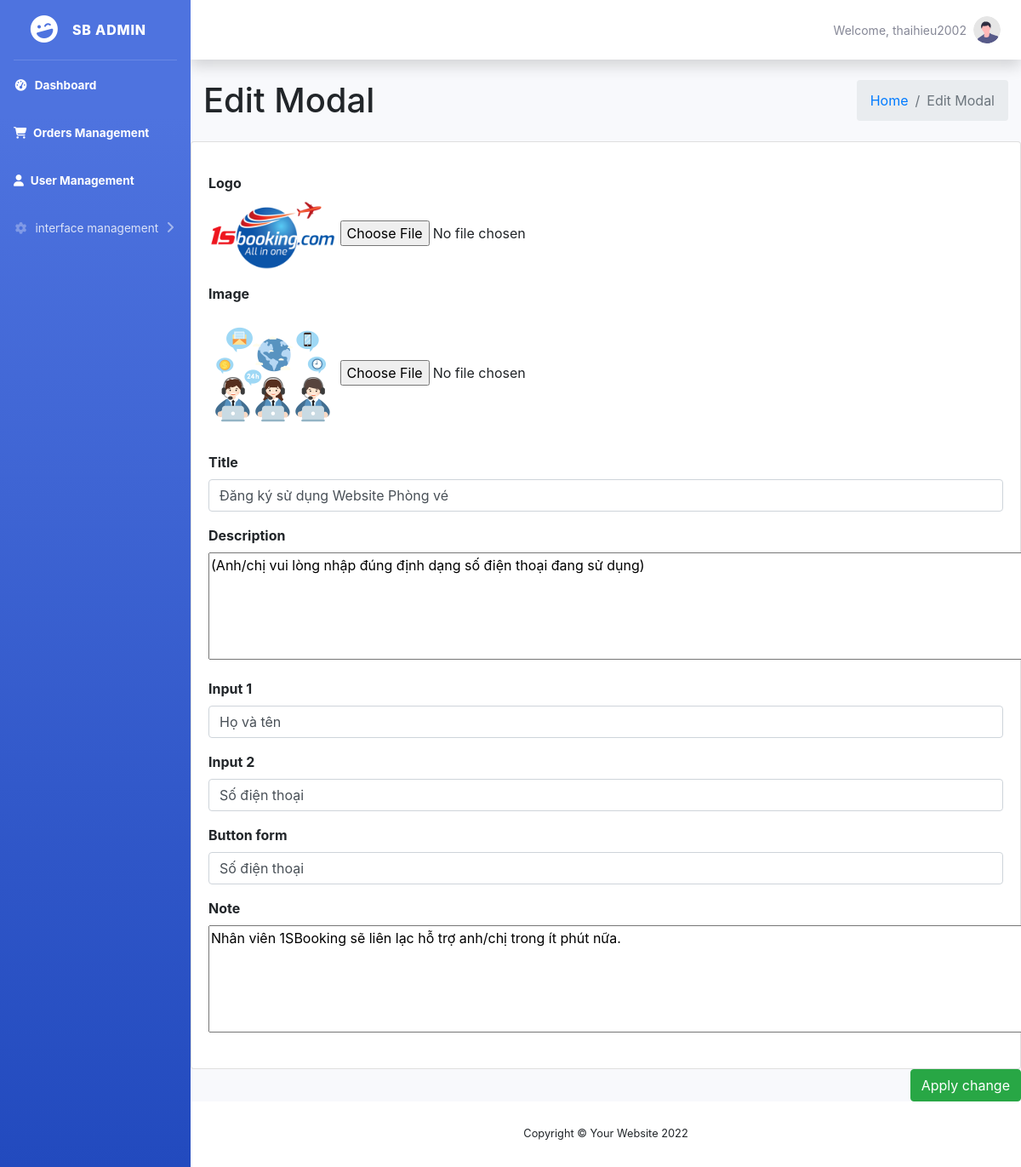
Screenshot of /views/editModal.php?id=1 (signed in) with the database file from the repository.
### tables this page shows
CREATE TABLE IF NOT EXISTS `modal` (
  `id` int(11) NOT NULL AUTO_INCREMENT,
  `logo` varchar(500) NOT NULL,
  `image` varchar(500) NOT NULL,
  `title` varchar(500) NOT NULL,
  `des` varchar(500) NOT NULL,
  `input_1` varchar(500) NOT NULL,
  `input_2` varchar(500) NOT NULL,
  `btn_form` varchar(500) NOT NULL,
  `note` varchar(500) NOT NULL,
  PRIMARY KEY (`id`)
);

### models/db.php (called while the page is built)
<?php
class Db
{
	public static $connection;
    public function __construct()
    {
    if (!self::$connection) {
    self::$connection = new mysqli(DB_HOST, DB_USER, DB_PASSWORD, DB_NAME,PORT);
    self::$connection->set_charset(DB_CHARSET);
    }
    return self::$connection;
    }
}

### models/modal.php (called while the page is built, shortened)
<?php
class Modal extends Db
{
    public function getModalById($id)
    {
        $sql = self::$connection->prepare("SELECT * FROM `modal` WHERE id = " . $id);
        $sql->execute();
        $item = $sql->get_result()->fetch_all(MYSQLI_ASSOC);
        return $item;
    }
}

### views/editModal.php (the view, shortened to what this page needs)
<?php
include "header.php";
?>
<body class="hold-transition sidebar-mini">
    <div class="wrapper">
        <div class="content-wrapper">
            <section class="content-header">
                <div class="container-fluid">
                    <div class="row mb-2">
                        <div class="col-sm-6">
                            <h1>Edit Modal</h1>
                        </div>
                        <div class="col-sm-6">
                            <ol class="breadcrumb float-sm-right">
                                <li class="breadcrumb-item"><a href="index.php">Home</a></li>
                                <li class="breadcrumb-item active">Edit Modal</li>
                            </ol>
                        </div>
                    </div>
                </div>
            </section>
            <section class="content">
                <form action="../controllers/modal/editMD.php" method="post" enctype="multipart/form-data">
                    <div class="row">
                        <div class="col-md-12">
                            <?php $getModalById = $modal->getModalById($_GET['id']);
                            foreach ($getModalById as $values) : ?>
                                <div class="card card-primary">
                                    <div class="card-body">
                                        <div class="form-group">
                                            <label for="inputName"><b>Logo</b></label>
                                            <br>
                                            <img style="width:150px;" src="../public/image/<?php echo $values['logo'] ?>" alt="">
                                            <input type="file" name="image1" id="fileToUpload">
                                        </div>
                                        <div class="form-group">
                                            <label for="inputName"><b>Image</b></label>
                                            <br>
                                            <img style="width:150px;" src="../public/image/<?php echo $values['image'] ?>" alt="">
                                            <input type="file" name="image2" id="fileToUpload1">
                                        </div>
                                        <div class="form-group">
                                            <label for="inputName"><b>Title</b></label>
                                            <input value="<?php echo $values['title'] ?>" type="text" id="inputName" class="form-control" name="title">
                                        </div>
                                        <div class="form-group">
                                            <label for="inputName"><b>Description</b></label>
                                            <textarea name="des" id="summernote" cols="160" rows="5"><?php echo $values['des'] ?></textarea>
                                        </div>
                                        <div class="form-group">
                                            <label for="inputName"><b>Input 1</b></label>
                                            <input value="<?php echo $values['input_1'] ?>" type="text" id="inputName" class="form-control" name="input1">
                                        </div>
                                        <div class="form-group">
                                            <label for="inputName"><b>Input 2</b></label>
                                            <input value="<?php echo $values['input_2'] ?>" type="text" id="inputName" class="form-control" name="input2">
                                        </div>
                                        <div class="form-group">
                                            <label for="inputName"><b>Button form</b></label>
                                            <input value="<?php echo $values['input_2'] ?>" type="text" id="inputName" class="form-control" name="btn_form">
                                        </div>
                                        <div class="form-group">
                                            <label for="inputName"><b>Note</b></label>
                                            <textarea name="note" id="summernote1" cols="160" rows="5"><?php echo $values['note'] ?></textarea>
                                        </div>
                                    </div>
                                </div>
                            <?php endforeach; ?>
                        </div>
                    </div>
                    <div class="row">
                        <div class="col-12">
                            <input type="submit" name="submit" value="Apply change" class="btn btn-success float-right">
                        </div>
                    </div>
                </form>
            </section>
        </div>
        <?php include "footer.php"; ?>

### rows the page displays
modal: logo (picture), image (picture), title "Đăng ký sử dụng Website Phòng vé", des "(Anh/chị vui lòng nhập đúng định dạng số điện thoại đang sử dụng)", input1 "Họ và tên", input2 "Số điện thoại", btn_form "Số điện thoại", note "Nhân viên 1SBooking sẽ liên lạc hỗ trợ anh/chị trong ít phút nữa."

### other values shown
$_SESSION['user'] "thaihieu2002"
